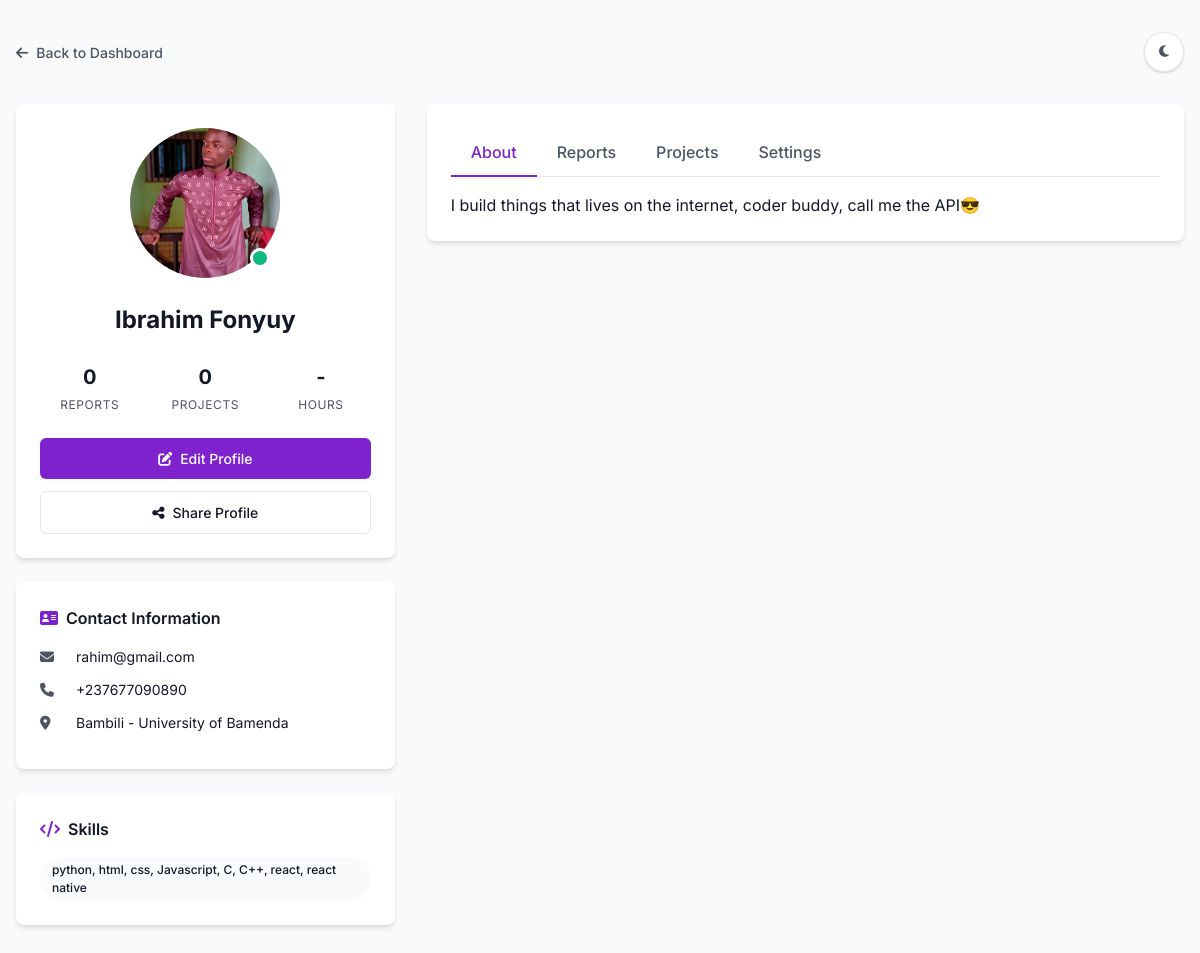
The app's page /AntCode/profile/ (signed in) with its own data.
### base/models.py (models this page shows, shortened)
class User(AbstractUser):
    class UserType(models.TextChoices):
        STUDENT = "student", _("Student")
        MENTOR = "mentor", _("Mentor")
    user_type = models.CharField(
        max_length=10,
        choices=UserType.choices,
        default=UserType.STUDENT,
        verbose_name=_("User Type"),
    )
    phone = models.CharField(
        max_length=20, blank=True, default="670000000", verbose_name=_("Phone Number")
    )
    bio = models.TextField(max_length=1000, blank=True, verbose_name=_("Biography"))
    skills = models.CharField(max_length=500, blank=True, verbose_name=_("Skills"))
    profile_picture = models.ImageField(
        upload_to="user/profile_pictures/",
        blank=True,
        null=True,
        verbose_name=_("Profile Picture"),
    )
    class Meta:
        verbose_name = _("User")
        verbose_name_plural = _("Users")
        indexes = [
            models.Index(fields=["user_type"]),
            models.Index(fields=["last_name", "first_name"]),
        ]

### base/views.py (the view, shortened to what this page needs)
# urls.py: path("profile/", user_profile, name="profile"),
@login_required
@require_http_methods(["GET", "POST"])
def user_profile(request):
    user = request.user
    student = get_object_or_404(StudentProfile, user=user) if user.user_type == User.UserType.STUDENT else None
    context = {
        "reports_count": Report.objects.filter(student=user).count(),
        "projects_count": Project.objects.filter(students=student).count() if student else 0,
    }
    return render(request, "profile.html", context)

### templates/profile.html (shortened to what this page needs)
<!DOCTYPE html>
<html lang="en">
<head>
    <link rel="stylesheet" href="https://cdnjs.cloudflare.com/ajax/libs/font-awesome/6.4.0/css/all.min.css">
</head>
<body class="light-mode">
    <div class="container">
        <header class="header">
            <a onclick="window.history.back()" class="back-button">
                <span class="back-icon"><i class="fas fa-arrow-left"></i></span>
                Back to Dashboard
            </a>
            <div class="header-actions">
                <button class="theme-toggle" id="theme-toggle">
                    <i class="fas fa-moon" id="theme-icon"></i>
                </button>
            </div>
        </header>
        <div class="profile-layout">
            <div class="profile-sidebar">
                <div class="card profile-card">
                    {% if request.user.profile_picture %}
                        <div class="profile-avatar" style="background-image: url('{{request.user.profile_picture.url}}'); background-position:center; background-size: cover;" >
                        <div class="avatar-status"></div>
                        </div>
                        {% else %}
                        <div class="profile-avatar">
                        {{request.user.name_abb}}
                        <div class="avatar-status"></div>
                    </div>
                    {% endif %}
                    <div class="profile-info">
                        <h1 class="profile-name">{{request.user.first_name}} {{request.user.last_name}}</h1>
                        <div class="profile-stats">
                            <div class="stat">
                                <div class="stat-value">{{reports_count}}</div>
                                <div class="stat-label">Reports</div>
                            </div>
                            <div class="stat">
                                <div class="stat-value">{{projects_count}}</div>
                                <div class="stat-label">Projects</div>
                            </div>
                            <div class="stat">
                                <div class="stat-value">-</div>
                                <div class="stat-label">Hours</div>
                            </div>
                        </div>
                        <div class="profile-actions">
                            <button class="profile-button primary-button">
                                <span class="button-icon"><i class="fas fa-edit"></i></span>
                                Edit Profile
                            </button>
                            <button class="profile-button secondary-button">
                                <span class="button-icon"><i class="fas fa-share-alt"></i></span>
                                Share Profile
                            </button>
                        </div>
                    </div>
                </div>
                <div class="card contact-info">
                    <h2 class="section-title">
                        <span class="section-icon"><i class="fas fa-address-card"></i></span>
                        Contact Information
                    </h2>
                    <ul class="contact-list">
                        <li class="contact-item">
                            <span class="contact-icon"><i class="fas fa-envelope"></i></span>
                            <span>{{request.user.email}}</span>
                        </li>
                        <li class="contact-item">
                            <span class="contact-icon"><i class="fas fa-phone"></i></span>
                            <span>+237{{request.user.phone}}</span>
                        </li>
                        <li class="contact-item">
                            <span class="contact-icon"><i class="fas fa-map-marker-alt"></i></span>
                            <span>Bambili - University of Bamenda</span>
                        </li>
                    </ul>
                </div>
                <div class="card">
                    <h2 class="section-title">
                        <span class="section-icon"><i class="fas fa-code"></i></span>
                        Skills
                    </h2>
                    <div class="skills-list">
                        <span class="skill-tag">{{request.user.skills}}</span>
                    </div>
                </div>
            </div>
            <div class="profile-content">
                <div class="card">
                    <div class="tabs">
                        <div class="tab active" data-tab="about">About</div>
                        <div class="tab" data-tab="reports">Reports</div>
                        <div class="tab" data-tab="projects">Projects</div>
                        <div class="tab" data-tab="settings">Settings</div>
                    </div>
                    <div class="tab-content active" id="about">
                        <div class="about-section">
                            {{request.user.bio}}
                        </div>
                    </div>
                </div>
            </div>
        </div>
    </div>
</body>
</html>

### records on screen
User: user.profile_picture (picture), user.first_name "Ibrahim", user.last_name "Fonyuy", user.email "rahim@gmail.com", user.phone "677090890", user.skills "python, html, css, Javascript, C, C++, react, react native", user.bio "I build things that lives on the internet, coder buddy, call me the API😎"

### other values on screen
{{ reports_count }} "0"
{{ projects_count }} "0"
